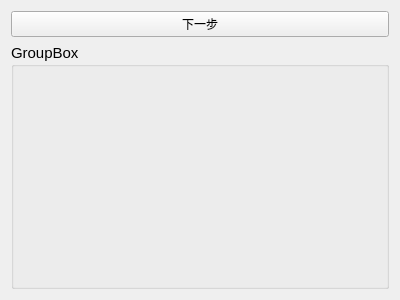
<?xml version="1.0" encoding="UTF-8"?>
<ui version="4.0">
 <class>WizardWidget</class>
 <widget class="QWidget" name="WizardWidget">
  <property name="geometry">
   <rect>
    <x>0</x>
    <y>0</y>
    <width>400</width>
    <height>300</height>
   </rect>
  </property>
  <property name="windowTitle">
   <string>Form</string>
  </property>
  <layout class="QVBoxLayout" name="verticalLayout" stretch="0,1">
   <item>
    <layout class="QHBoxLayout" name="horizontalLayout">
     <item>
      <widget class="QPushButton" name="bt_next">
       <property name="text">
        <string>下一步</string>
       </property>
      </widget>
     </item>
    </layout>
   </item>
   <item>
    <widget class="QGroupBox" name="gb_stepName">
     <property name="font">
      <font>
       <pointsize>11</pointsize>
      </font>
     </property>
     <property name="title">
      <string>GroupBox</string>
     </property>
     <layout class="QHBoxLayout" name="horizontalLayout_2"/>
    </widget>
   </item>
  </layout>
 </widget>
 <resources/>
 <connections/>
</ui>
